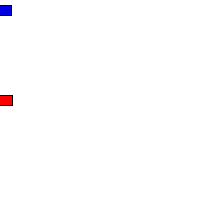
Frame 1 (no input)
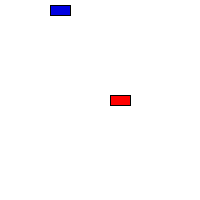
Frame 60 (the mouse pressed at the canvas centre just before this capture)
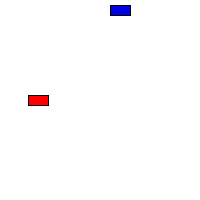
Frame 120 (the mouse held since frame 60 and released just before this capture)

The Processing sketch that drew these frames (run headless with seeded random() and noise(); from frame 60 on, the mouse is pressed at the canvas centre):

// Processing sketch: car_objects
// ── car_objects.pde






Car myCar1;
Car myCar2;

void setup(){
 size(200,200);
 myCar1 = new Car(color(255,0,0),0,100,2);
 myCar2 = new Car(color(0,0,225),0,10,1);
}

void draw(){
 background(255);
 myCar1.drive();
 myCar1.display();
 myCar2.drive();
 myCar2.display();
 
}





class Car{
 color c; 
 float xpos ;
 float ypos ;
 float xspeed;
 
 Car(color c_, float xpos_, float ypos_, float xspeed_){
  c = c_;
  xpos = xpos_;
  ypos = ypos_;
  xspeed = xspeed_;
 }
 
 void display(){
  stroke(0);
  fill(c);
  rectMode(CENTER);
  rect(xpos, ypos, 20, 10);
 }
 
 void drive(){
  xpos = xpos + xspeed;
  if(xpos > width){
    xpos = 0;
  }
 }
}
